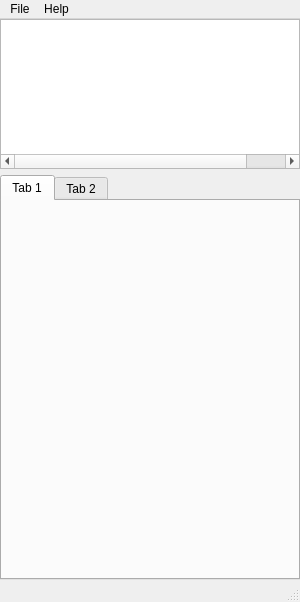
<?xml version="1.0" encoding="UTF-8"?>
<ui version="4.0">
 <class>MainWindow</class>
 <widget class="QMainWindow" name="MainWindow">
  <property name="windowModality">
   <enum>Qt::ApplicationModal</enum>
  </property>
  <property name="geometry">
   <rect>
    <x>0</x>
    <y>0</y>
    <width>300</width>
    <height>602</height>
   </rect>
  </property>
  <property name="maximumSize">
   <size>
    <width>16777215</width>
    <height>16777215</height>
   </size>
  </property>
  <property name="cursor">
   <cursorShape>ArrowCursor</cursorShape>
  </property>
  <property name="windowTitle">
   <string>AutoTLBB</string>
  </property>
  <property name="windowOpacity">
   <double>1.000000000000000</double>
  </property>
  <property name="styleSheet">
   <string notr="true"/>
  </property>
  <property name="tabShape">
   <enum>QTabWidget::Rounded</enum>
  </property>
  <widget class="QWidget" name="centralWidget">
   <layout class="QGridLayout" name="gridLayout">
    <property name="leftMargin">
     <number>0</number>
    </property>
    <property name="topMargin">
     <number>0</number>
    </property>
    <property name="rightMargin">
     <number>0</number>
    </property>
    <property name="bottomMargin">
     <number>0</number>
    </property>
    <property name="verticalSpacing">
     <number>6</number>
    </property>
    <item row="3" column="0">
     <widget class="QTableWidget" name="gameListTableWidget">
      <property name="sizePolicy">
       <sizepolicy hsizetype="Expanding" vsizetype="Preferred">
        <horstretch>0</horstretch>
        <verstretch>0</verstretch>
       </sizepolicy>
      </property>
      <property name="minimumSize">
       <size>
        <width>300</width>
        <height>150</height>
       </size>
      </property>
      <property name="maximumSize">
       <size>
        <width>16777215</width>
        <height>600</height>
       </size>
      </property>
      <property name="contextMenuPolicy">
       <enum>Qt::DefaultContextMenu</enum>
      </property>
      <property name="autoFillBackground">
       <bool>true</bool>
      </property>
      <property name="lineWidth">
       <number>1</number>
      </property>
      <property name="horizontalScrollBarPolicy">
       <enum>Qt::ScrollBarAsNeeded</enum>
      </property>
      <property name="sizeAdjustPolicy">
       <enum>QAbstractScrollArea::AdjustToContents</enum>
      </property>
      <property name="selectionBehavior">
       <enum>QAbstractItemView::SelectRows</enum>
      </property>
      <property name="columnCount">
       <number>7</number>
      </property>
      <attribute name="horizontalHeaderVisible">
       <bool>false</bool>
      </attribute>
      <attribute name="horizontalHeaderCascadingSectionResizes">
       <bool>true</bool>
      </attribute>
      <attribute name="horizontalHeaderDefaultSectionSize">
       <number>44</number>
      </attribute>
      <attribute name="horizontalHeaderHighlightSections">
       <bool>true</bool>
      </attribute>
      <attribute name="horizontalHeaderMinimumSectionSize">
       <number>21</number>
      </attribute>
      <attribute name="horizontalHeaderShowSortIndicator" stdset="0">
       <bool>false</bool>
      </attribute>
      <attribute name="horizontalHeaderStretchLastSection">
       <bool>true</bool>
      </attribute>
      <attribute name="verticalHeaderVisible">
       <bool>false</bool>
      </attribute>
      <attribute name="verticalHeaderCascadingSectionResizes">
       <bool>true</bool>
      </attribute>
      <attribute name="verticalHeaderStretchLastSection">
       <bool>false</bool>
      </attribute>
      <column>
       <property name="text">
        <string>#</string>
       </property>
      </column>
      <column>
       <property name="text">
        <string>Username</string>
       </property>
      </column>
      <column>
       <property name="text">
        <string>HP</string>
       </property>
      </column>
      <column>
       <property name="text">
        <string>MP</string>
       </property>
      </column>
      <column>
       <property name="text">
        <string>Pet</string>
       </property>
      </column>
      <column>
       <property name="text">
        <string>Map</string>
       </property>
      </column>
      <column>
       <property name="text">
        <string>Mode</string>
       </property>
      </column>
     </widget>
    </item>
    <item row="4" column="0">
     <widget class="QTabWidget" name="tabWidget">
      <property name="sizePolicy">
       <sizepolicy hsizetype="Minimum" vsizetype="Expanding">
        <horstretch>0</horstretch>
        <verstretch>0</verstretch>
       </sizepolicy>
      </property>
      <property name="layoutDirection">
       <enum>Qt::LeftToRight</enum>
      </property>
      <property name="currentIndex">
       <number>0</number>
      </property>
      <widget class="QWidget" name="tab">
       <attribute name="title">
        <string>Tab 1</string>
       </attribute>
      </widget>
      <widget class="QWidget" name="tab_2">
       <attribute name="title">
        <string>Tab 2</string>
       </attribute>
      </widget>
     </widget>
    </item>
   </layout>
  </widget>
  <widget class="QMenuBar" name="menuBar">
   <property name="geometry">
    <rect>
     <x>0</x>
     <y>0</y>
     <width>300</width>
     <height>20</height>
    </rect>
   </property>
   <widget class="QMenu" name="menuFile">
    <property name="title">
     <string>File</string>
    </property>
   </widget>
   <widget class="QMenu" name="menuHelp">
    <property name="title">
     <string>Help</string>
    </property>
    <addaction name="separator"/>
    <addaction name="actionAbout"/>
   </widget>
   <addaction name="menuFile"/>
   <addaction name="menuHelp"/>
  </widget>
  <widget class="QStatusBar" name="statusBar"/>
  <action name="actionAbout">
   <property name="text">
    <string>About</string>
   </property>
  </action>
 </widget>
 <layoutdefault spacing="6" margin="11"/>
 <resources/>
 <connections/>
</ui>
